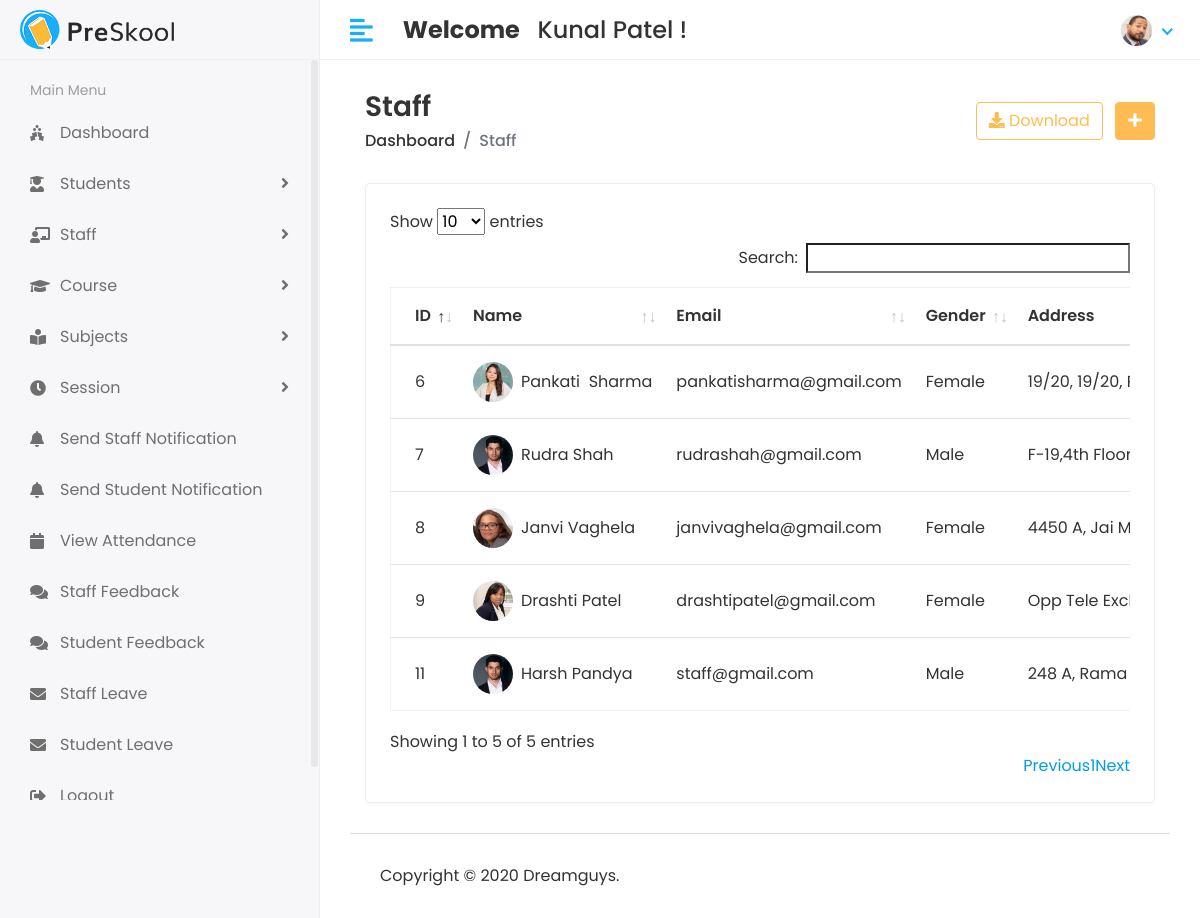
The page /Hod/Staff/View (signed in) on the database its author committed.
### app/models.py (models this page shows, shortened)
class CustomUser(AbstractUser):
    USER = (
        (1,'HOD'),
        (2,'STAFF'),
        (3,'STUDENT'),
    )
    user_type = models.CharField(choices=USER,max_length=50,default=1)
    profile_pic = models.ImageField(upload_to='media/profile_pic')

class Staff(models.Model):
    admin = models.OneToOneField(CustomUser,on_delete=models.CASCADE)
    address = models.TextField()
    gender = models.CharField(max_length=100)
    created_at = models.DateTimeField(auto_now_add=True)
    updated_at = models.DateTimeField(auto_now=True)

### sms/Hod_Views.py (the view)
# urls.py: path('Hod/Staff/View', Hod_Views.VIEW_STAFF,name='view_staff'),
@login_required(login_url='/')
def VIEW_STAFF(request):
    staff = Staff.objects.all()
    context = {
        'staff' : staff,
    }
    return render(request,'Hod/view_staff.html',context)

### templates/Hod/view_staff.html (shortened to what this page needs)
{% extends 'base.html' %}
{% block content %}
<div class="content container-fluid">
    <div class="page-header">
       <div class="row align-items-center">
          <div class="col">
             <h3 class="page-title">Staff</h3>
             <ul class="breadcrumb">
                <li class="breadcrumb-item"><a href="index.html">Dashboard</a></li>
                <li class="breadcrumb-item active">Staff</li>
             </ul>
          </div>
          <div class="col-auto text-right float-right ml-auto">
             <a href="#" class="btn btn-outline-primary mr-2"><i class="fas fa-download"></i> Download</a>
             <a href="add-student.html" class="btn btn-primary"><i class="fas fa-plus"></i></a>
          </div>
       </div>
    </div>
    <div class="row">
       <div class="col-sm-12">
          <div class="card card-table">
             <div class="card-body">
                <div class="table-responsive">
                   <table id="table_id" class="table table-hover table-center mb-0 ">
                      <thead>
                         <tr>
                            <th>ID</th>
                            <th>Name</th>
                            <th>Email</th>
                            <th>Gender</th>
                            <th>Address</th>
                         </tr>
                      </thead>
                      <tbody>
                        {% for i in staff %}
                         <tr>
                            <td>{{i.id}}</td>
                            <td>
                               <h2 class="table-avatar">
                                  <a href="student-details.html" class="avatar avatar-sm mr-2"><img class="avatar-img rounded-circle" src="/{{i.admin.profile_pic}}" alt="User Image"></a>
                                  <a href="student-details.html">{{i.admin.first_name}}&nbsp;{{i.admin.last_name}}</a>
                               </h2>
                            </td>
                            <td>{{i.admin.email}}</td>
                            <td>{{i.gender}}</td>
                            <td>{{i.address}}</td>
                         </tr>
                         {% endfor %}
                      </tbody>
                   </table>
                </div>
             </div>
          </div>
       </div>
    </div>
 </div>
{% endblock content %}

### templates/includes/header.html (shortened to what this page needs)
{% load static %}
<div class="header">
    <div class="header-left">
       <a href="index.html" class="logo">
       <img src="{% static 'assets/img/logo.png'%}" alt="Logo">
       </a>
    </div>
    <a href="javascript:void(0);" id="toggle_btn">
    <i class="fas fa-align-left"></i>
    </a>
    <div class="top-nav-search mt-3">
       <h4><strong> Welcome </strong> &nbsp <span> {{user.first_name}} {{user.last_name}}</span>&nbsp!</h4>
    </div>
    <ul class="nav user-menu">
       <li class="nav-item dropdown has-arrow">
          <a href="#" class="dropdown-toggle nav-link" data-toggle="dropdown">
            {% if user.profile_pic == "" %}
                  <span class="user-img"><img class="rounded-circle" src="{% static 'assets/img/noimage.png' %}" width="31" alt="Ryan Taylor"></span>
            {% else %}
          <span class="user-img"><img class="rounded-circle" src="/{{user.profile_pic}}" width="31" alt="Ryan Taylor"></span>
          {% endif %}
          </a>
       </li>
    </ul>
 </div>

### static/assets/css/style.css (style rules this page uses)
html { height: 100%; }
body { background-color: #fff; color: #333; font-family: 'Poppins', sans-serif; font-size: 1rem; height: 100%; line-height: 1.5; overflow-x: hidden; }
h1, h2, h3, h4, h5, h6 { font-family: 'Poppins', sans-serif; margin-top: 0; }
a { color: #009ce7; }
input, button, a { transition: all 0.4s ease; -moz-transition: all 0.4s ease; -o-transition: all 0.4s ease; -ms-transition: all 0.4s ease; -webkit-transition: all 0.4s ease; }
ul, ol { padding: 0px; list-style: none; }
.table { color: #333; max-width: 100%; margin-bottom: 0; width: 100%; }
.table.dataTable { border-collapse: collapse !important; border: 1px solid rgba(0, 0, 0, 0.05); }
table.table td h2 { display: inline-block; font-size: inherit; font-weight: 400; margin: 0; padding: 0; vertical-align: middle; }
table.table td h2.table-avatar { align-items: center; display: inline-flex; font-size: inherit; font-weight: 400; margin: 0; padding: 0; vertical-align: middle; white-space: nowrap; }
table.table td h2 a { color: #333; }
.table thead tr th { font-weight: 600; }
.table tbody tr { border-bottom: 1px solid rgba(0, 0, 0, 0.05); }
.table.table-center td, .table.table-center th { vertical-align: middle; }
.card-table .card-body .table > thead > tr > th { border-top: 0; }
.card-table .card-body .table tr td:first-child, .card-table .card-body .table tr th:first-child { padding-left: 1.5rem; }
.card-table .table td, .card-table .table th { border-top: 1px solid #e2e5e8; padding: 1rem 0.75rem; white-space: nowrap; }
.btn-primary { background-color: #FFBC53; border: 1px solid #FFBC53; }
.btn-outline-primary { color: #FFBC53; border-color: #FFBC53; }
.card { border: 1px solid #ececf5; box-shadow: 0 1px 3px 0 rgba(0, 0, 0, 0.03); margin-bottom: 1.875rem; }
.card-body { padding: 1.5rem; }
.avatar { position: relative; display: inline-block; width: 3rem; height: 3rem }
.avatar > img { width: 100%; height: 100%; -o-object-fit: cover; object-fit: cover; }
.avatar-sm { width: 2.5rem; height: 2.5rem; }
.header { background-color: #fff; border-bottom: 1px solid #f3f3f4; left: 0; position: fixed; right: 0; top: 0; z-index: 1001; height: 60px; }
.header .header-left { float: left; height: 60px; padding: 0 20px; position: relative; width: 320px; z-index: 1; transition: all 0.2s ease-in-out; background-color: #f7f7fa; border-bottom: 1px solid #efefef; border-right: 1px solid #ececf5; display: flex; align-items: center; }
.header .header-left .logo { display: inline-block; line-height: 60px; }
.header .header-left .logo img { max-height: 40px; width: auto; }
.header .dropdown-toggle:after { display: none; }
.header .has-arrow .dropdown-toggle:after { border-top: 0; border-left: 0; border-bottom: 2px solid #18aefa; border-right: 2px solid #18aefa; content: ''; height: 8px; display: inline-block; pointer-events: none; -webkit-transform-origin: 66% 66%; -ms-transform-origin: 66% 66%; transform-origin: 66% 66%; -webkit-transform: rotate(45deg); -ms-transform: rotate(45deg); transform: rotate(45deg); -webkit-transition: all 0.15s ease-in-out; transition: all 0.15s ease-in-out; width: 8px; vertical-align: 0px; }
.user-menu { float: right; margin: 0; position: relative; z-index: 99; padding-right: 15px; }
.user-menu.nav > li > a { color: #a0a0a0; font-size: 14px; line-height: 58px; padding: 0 15px; height: 60px; }
.user-img { margin-right: 3px; position: relative; }
.top-nav-search { float: left; margin-left: 15px; }
.page-header { margin-bottom: 1.875rem; }
.page-header .breadcrumb { background-color: transparent; color: #6c757d; font-size: 1rem; font-weight: 500; margin-bottom: 0; padding: 0; }
.page-header .breadcrumb a { color: #333; }
.page-title { font-size: 28px; font-weight: 600; color: #333; margin-bottom: 5px; }
@media (min-width: 992px) { #toggle_btn { align-items: center; color: #18aefa; display: inline-flex; float: left; font-size: 26px; height: 60px; justify-content: center; margin-left: 15px; padding: 0 15px; } }

### rows shown on the page
CustomUser: first_name "Kunal", last_name "Patel", profile_pic (picture)
Staff: id "6", admin.profile_pic (picture), admin.first_name "Pankati", admin.last_name "Sharma", admin.email "pankatisharma@gmail.com", gender "Female", address "19/20, 19/20,…"
Staff: id "7", admin.profile_pic (picture), admin.first_name "Rudra", admin.last_name "Shah", admin.email "rudrashah@gmail.com", gender "Male", address "F-19,4th…"
Staff: id "8", admin.profile_pic (picture), admin.first_name "Janvi", admin.last_name "Vaghela", admin.email "janvivaghela@gmail.com", gender "Female", address "4450 A, Jai…"
Staff: id "9", admin.profile_pic (picture), admin.first_name "Drashti", admin.last_name "Patel", admin.email "drashtipatel@gmail.com", gender "Female", address "Opp Tele…"
Staff: id "11", admin.profile_pic (picture), admin.first_name "Harsh", admin.last_name "Pandya", admin.email "staff@gmail.com", gender "Male", address "248 A, Rama…"
